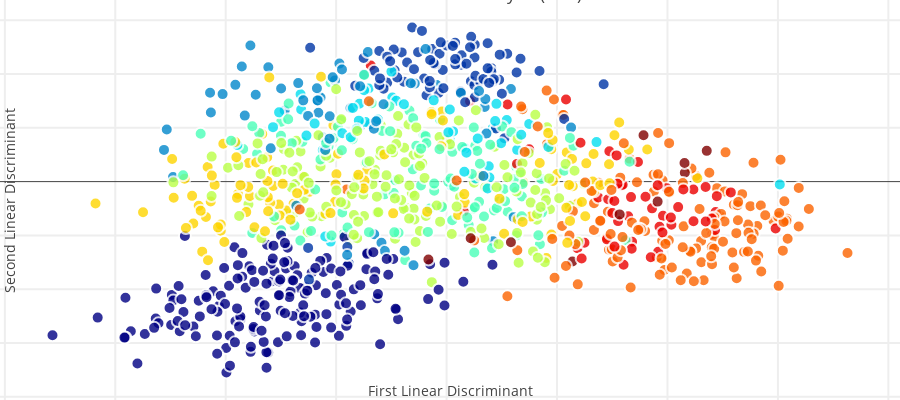

The code cell stored with this chart in its notebook:
### Code cell
# X_pruned, Y_pruned = prune(X_LDA_2D, Y, 150, 0.7, verbose=1)
X_pruned, Y_pruned = prune_grid(X_LDA_2D, Y)

# Using the Plotly library again
traceLDA = go.Scatter(
    x = X_pruned[:,0],
    y = X_pruned[:,1],
#     name = Target,
#     hoveron = Target,
    mode = 'markers',
    text = Y_pruned,
    showlegend = True,
    marker = dict(
        size = 12,
        color = Y_pruned,
        colorscale ='Jet',
        showscale = False,
        line = dict(
            width = 2,
            color = 'rgb(255, 255, 255)'
        ),
        opacity = 0.8
    )
)
data = [traceLDA]

layout = go.Layout(
    title= 'Linear Discriminant Analysis (LDA)',
    hovermode= 'closest',
    xaxis= dict(
         title= 'First Linear Discriminant',
        ticklen= 5,
        zeroline= False,
        gridwidth= 2,
    ),
    height=400,
    yaxis=dict(
        title= 'Second Linear Discriminant',
        ticklen= 5,
        gridwidth= 2,
    ),
    showlegend= False,
    margin=go.layout.Margin(
        l=0,
        r=0,
        b=0,
        t=0,
        pad=4
    ),
)

fig = dict(data=data, layout=layout)
py.iplot(fig, filename='styled-scatter')

txt = py.offline.plot(
    fig,
    include_plotlyjs=False,
    output_type='div',
    auto_open=False,
    config={
        #'displayModeBar': False
    })
with open('/home/vu/Workspace/teaching/pr/01-dimensionality-reduction/lda.html', 'w') as f:
    f.write(txt)

### Figure 1 — Plotly figure (JSON) as saved in the notebook; plotly's stock layout.template omitted (floating-point values rounded to 4 significant figures; data arrays with more than 128 entries replaced by an {"elided": "..."} marker saying what was removed)
{"data": [{"marker": {"color": {"elided": "926 int values"}, "colorscale": "Jet", "line": {"color": "rgb(255, 255, 255)", "width": 2}, "opacity": 0.8, "showscale": false, "size": 12}, "mode": "markers", "showlegend": true, "text": {"elided": "926 int values"}, "type": "scatter", "uid": "6f7afb7c-d0ea-4af3-acd7-de6b60e1a833", "x": {"elided": "926 float values"}, "y": {"elided": "926 float values"}}], "layout": {"height": 400, "hovermode": "closest", "margin": {"b": 0, "l": 0, "pad": 4, "r": 0, "t": 0}, "showlegend": false, "title": {"text": "Linear Discriminant Analysis (LDA)"}, "xaxis": {"gridwidth": 2, "ticklen": 5, "title": {"text": "First Linear Discriminant"}, "zeroline": false}, "yaxis": {"gridwidth": 2, "ticklen": 5, "title": {"text": "Second Linear Discriminant"}}}}
